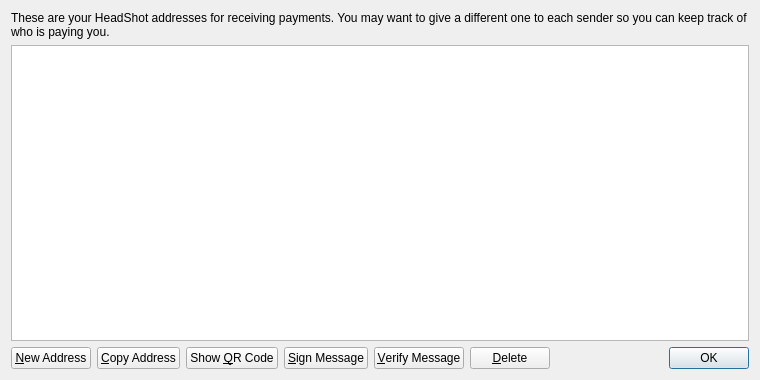
<?xml version="1.0" encoding="UTF-8"?>
<ui version="4.0">
 <class>AddressBookPage</class>
 <widget class="QWidget" name="AddressBookPage">
  <property name="geometry">
   <rect>
    <x>0</x>
    <y>0</y>
    <width>760</width>
    <height>380</height>
   </rect>
  </property>
  <property name="windowTitle">
   <string>Address Book</string>
  </property>
  <layout class="QVBoxLayout" name="verticalLayout">
   <item>
    <widget class="QLabel" name="labelExplanation">
     <property name="text">
      <string>These are your HeadShot addresses for receiving payments. You may want to give a different one to each sender so you can keep track of who is paying you.</string>
     </property>
     <property name="textFormat">
      <enum>Qt::PlainText</enum>
     </property>
     <property name="wordWrap">
      <bool>true</bool>
     </property>
    </widget>
   </item>
   <item>
    <widget class="QTableView" name="tableView">
     <property name="contextMenuPolicy">
      <enum>Qt::CustomContextMenu</enum>
     </property>
     <property name="toolTip">
      <string>Double-click to edit address or label</string>
     </property>
     <property name="tabKeyNavigation">
      <bool>false</bool>
     </property>
     <property name="alternatingRowColors">
      <bool>true</bool>
     </property>
     <property name="selectionMode">
      <enum>QAbstractItemView::SingleSelection</enum>
     </property>
     <property name="selectionBehavior">
      <enum>QAbstractItemView::SelectRows</enum>
     </property>
     <property name="sortingEnabled">
      <bool>true</bool>
     </property>
     <attribute name="verticalHeaderVisible">
      <bool>false</bool>
     </attribute>
    </widget>
   </item>
   <item>
    <layout class="QHBoxLayout" name="horizontalLayout">
     <item>
      <widget class="QPushButton" name="newAddressButton">
       <property name="toolTip">
        <string>Create a new address</string>
       </property>
       <property name="text">
        <string>&amp;New Address</string>
       </property>
       <property name="icon">
        <iconset resource="../bitcoin.qrc">
         <normaloff>:/icons/add</normaloff>:/icons/add</iconset>
       </property>
      </widget>
     </item>
     <item>
      <widget class="QPushButton" name="copyToClipboard">
       <property name="toolTip">
        <string>Copy the currently selected address to the system clipboard</string>
       </property>
       <property name="text">
        <string>&amp;Copy Address</string>
       </property>
       <property name="icon">
        <iconset resource="../bitcoin.qrc">
         <normaloff>:/icons/editcopy</normaloff>:/icons/editcopy</iconset>
       </property>
      </widget>
     </item>
     <item>
      <widget class="QPushButton" name="showQRCode">
       <property name="text">
        <string>Show &amp;QR Code</string>
       </property>
       <property name="icon">
        <iconset resource="../bitcoin.qrc">
         <normaloff>:/icons/qrcode</normaloff>:/icons/qrcode</iconset>
       </property>
      </widget>
     </item>
     <item>
      <widget class="QPushButton" name="signMessage">
       <property name="toolTip">
        <string>Sign a message to prove you own a Bitcoin address</string>
       </property>
       <property name="text">
        <string>&amp;Sign Message</string>
       </property>
       <property name="icon">
        <iconset resource="../bitcoin.qrc">
         <normaloff>:/icons/edit</normaloff>:/icons/edit</iconset>
       </property>
      </widget>
     </item>
     <item>
      <widget class="QPushButton" name="verifyMessage">
       <property name="toolTip">
        <string>Verify a message to ensure it was signed with a specified Bitcoin address</string>
       </property>
       <property name="text">
        <string>&amp;Verify Message</string>
       </property>
       <property name="icon">
        <iconset resource="../bitcoin.qrc">
         <normaloff>:/icons/transaction_0</normaloff>:/icons/transaction_0</iconset>
       </property>
      </widget>
     </item>
     <item>
      <widget class="QPushButton" name="deleteButton">
       <property name="toolTip">
        <string>Delete the currently selected address from the list. Only sending addresses can be deleted.</string>
       </property>
       <property name="text">
        <string>&amp;Delete</string>
       </property>
       <property name="icon">
        <iconset resource="../bitcoin.qrc">
         <normaloff>:/icons/remove</normaloff>:/icons/remove</iconset>
       </property>
      </widget>
     </item>
     <item>
      <spacer name="horizontalSpacer">
       <property name="orientation">
        <enum>Qt::Horizontal</enum>
       </property>
       <property name="sizeHint" stdset="0">
        <size>
         <width>40</width>
         <height>20</height>
        </size>
       </property>
      </spacer>
     </item>
     <item>
      <widget class="QDialogButtonBox" name="buttonBox">
       <property name="sizePolicy">
        <sizepolicy hsizetype="Maximum" vsizetype="Fixed">
         <horstretch>0</horstretch>
         <verstretch>0</verstretch>
        </sizepolicy>
       </property>
       <property name="standardButtons">
        <set>QDialogButtonBox::Ok</set>
       </property>
      </widget>
     </item>
    </layout>
   </item>
  </layout>
 </widget>
 <resources>
  <include location="../bitcoin.qrc"/>
 </resources>
 <connections/>
</ui>
